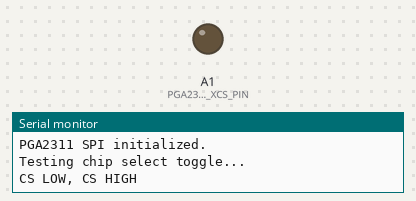
Simulated run of this sketch. Board: Arduino Uno, built for the host (arithmetic inside an expression is 32-bit, double 64-bit). Shown: output pins drawn as LEDs (lit = HIGH), the last lines printed to the serial monitor.

Above: at 0.1 s.
At 1.9 s:
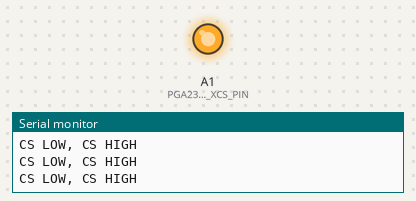
Timing chart, 0 to 3.4 s (numbered marks = the images above):
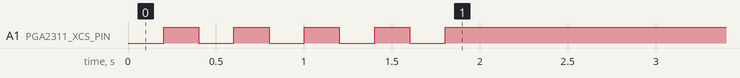

The sketch:

pga2311_spi_test.ino
```cpp
// PGA2311 SPI Test
// A1 = XCS (chip select)
// D11 = COPI/MOSI (DATA)
// D13 = SCK (CCLK)
#include <SPI.h>

static const int PGA2311_XCS_PIN = A1;
static const int PGA2311_DATA_PIN = 11; // MOSI
static const int PGA2311_CLK_PIN = 13;  // SCK

void setup() {
  Serial.begin(115200);
  while (!Serial) delay(10);
  Serial.println("=== PGA2311 SPI TEST ===");

  pinMode(PGA2311_XCS_PIN, OUTPUT);
  digitalWrite(PGA2311_XCS_PIN, HIGH); // CS inactive

  SPI.begin(PGA2311_CLK_PIN, -1, PGA2311_DATA_PIN); // SCLK, MISO (unused), MOSI
  SPI.setFrequency(1000000); // 1 MHz

  Serial.println("PGA2311 SPI initialized.");
  Serial.println("Testing chip select toggle...");

  for (int i = 0; i < 5; ++i) {
    digitalWrite(PGA2311_XCS_PIN, LOW);
    Serial.print("CS LOW");
    delay(200);
    digitalWrite(PGA2311_XCS_PIN, HIGH);
    Serial.println(", CS HIGH");
    delay(200);
  }

  Serial.println("PGA2311 SPI test complete.");
}

void loop() {
  delay(1000);
}
```
